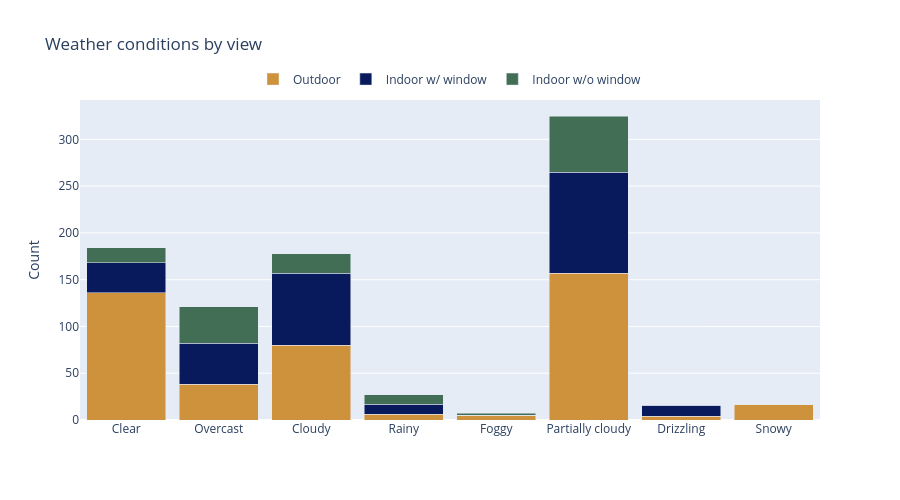

Write notebook code for a chart like this one.
### Code cell
views = ["Outdoor", "Indoor w/ window", "Indoor w/o window"]

# order weather by first appearance (like your code)
weather_order = meta_df["weather"].dropna().drop_duplicates().tolist()

# aggregate counts scene×view
weather_counts = (
    meta_df.groupby(["weather", "view"])
           .size().reset_index(name="count")
)

# build full grid so missing combos are zero (keeps stacks aligned)
full = (
    pd.MultiIndex.from_product([weather_order, views], names=["weather", "view"])
      .to_frame(index=False)
)
plot_df = (
    full.merge(weather_counts, on=["weather", "view"], how="left")
        .fillna({"count": 0})
)
plot_df["count"] = plot_df["count"].astype(int)

fig = px.bar(
    plot_df,
    x="weather", y="count",
    color="view",
    category_orders={"weather": weather_order, "view": views},
    color_discrete_map=VIEW_COLORS,
    title="Weather conditions by view",
    # text_auto=True
)

fig.update_layout(
    barmode="stack",
    xaxis_title=None,
    yaxis_title="Count",
    bargap=0.15,
    legend_title="",
    legend=dict(orientation="h", yanchor="bottom", y=1.02, xanchor="center", x=0.5),
    height=500,
)

fig.update_xaxes(tickangle=0)
fig.show()
# If your notebook lives in scripts/, save up one level:
fig.write_html("../assets/plots/weather_by_view.html", include_plotlyjs="cdn", full_html=False)

### Figure 1 — Plotly figure (JSON) as saved in the notebook; plotly's stock layout.template omitted (floating-point values rounded to 4 significant figures)
{"data": [{"hovertemplate": "view=Outdoor<br>weather=%{x}<br>count=%{y}<extra></extra>", "legendgroup": "Outdoor", "marker": {"color": "#CD923B", "pattern": {"shape": ""}}, "name": "Outdoor", "orientation": "v", "showlegend": true, "textposition": "auto", "type": "bar", "x": ["Clear", "Overcast", "Cloudy", "Rainy", "Foggy", "Partially cloudy", "Drizzling", "Snowy"], "xaxis": "x", "y": [136, 38, 80, 6, 5, 157, 4, 17], "yaxis": "y"}, {"hovertemplate": "view=Indoor w/ window<br>weather=%{x}<br>count=%{y}<extra></extra>", "legendgroup": "Indoor w/ window", "marker": {"color": "#081A5B", "pattern": {"shape": ""}}, "name": "Indoor w/ window", "orientation": "v", "showlegend": true, "textposition": "auto", "type": "bar", "x": ["Clear", "Overcast", "Cloudy", "Rainy", "Foggy", "Partially cloudy", "Drizzling", "Snowy"], "xaxis": "x", "y": [32, 44, 77, 11, 0, 108, 12, 0], "yaxis": "y"}, {"hovertemplate": "view=Indoor w/o window<br>weather=%{x}<br>count=%{y}<extra></extra>", "legendgroup": "Indoor w/o window", "marker": {"color": "#426E56", "pattern": {"shape": ""}}, "name": "Indoor w/o window", "orientation": "v", "showlegend": true, "textposition": "auto", "type": "bar", "x": ["Clear", "Overcast", "Cloudy", "Rainy", "Foggy", "Partially cloudy", "Drizzling", "Snowy"], "xaxis": "x", "y": [16, 39, 21, 10, 2, 60, 0, 0], "yaxis": "y"}], "layout": {"bargap": 0.15, "barmode": "stack", "height": 500, "legend": {"orientation": "h", "title": {"text": ""}, "tracegroupgap": 0, "x": 0.5, "xanchor": "center", "y": 1.02, "yanchor": "bottom"}, "title": {"text": "Weather conditions by view"}, "xaxis": {"anchor": "y", "categoryarray": ["Clear", "Overcast", "Cloudy", "Rainy", "Foggy", "Partially cloudy", "Drizzling", "Snowy"], "categoryorder": "array", "domain": [0, 1], "tickangle": 0, "title": {}}, "yaxis": {"anchor": "x", "domain": [0, 1], "title": {"text": "Count"}}}}
